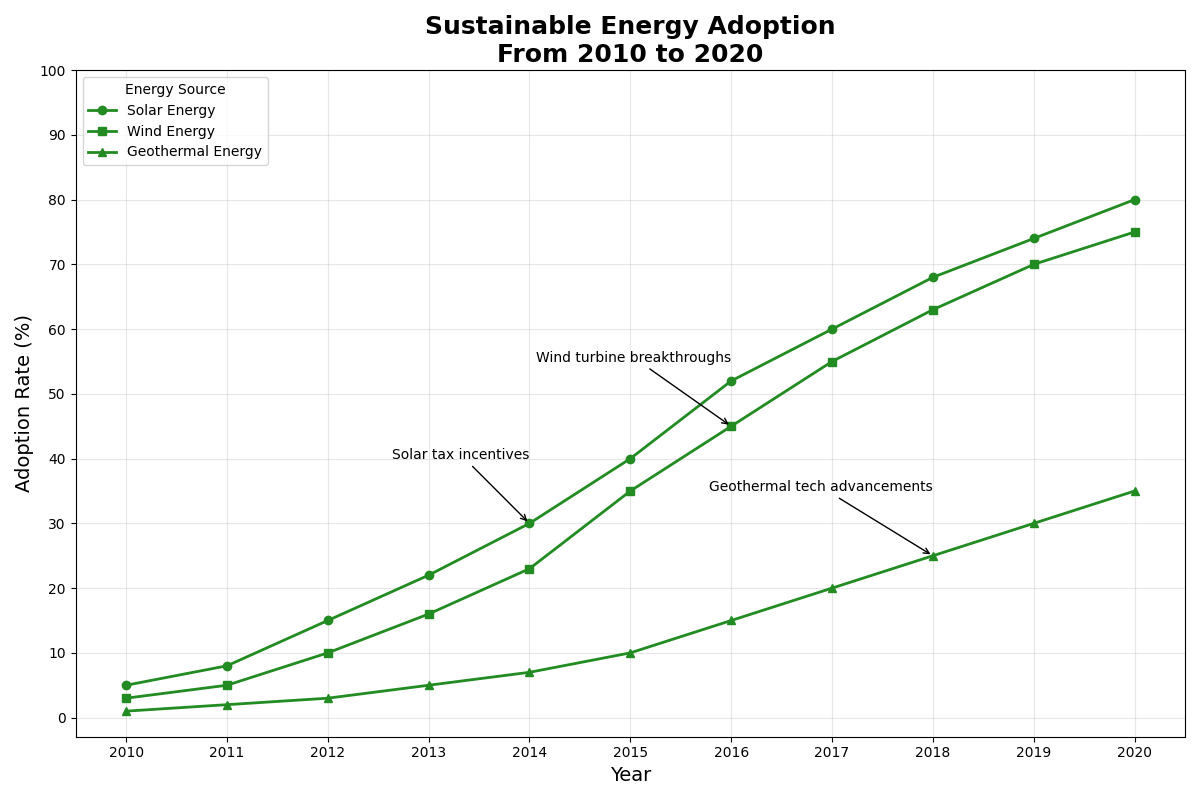

This chart was generated by the following Python code:
import numpy as np
import matplotlib.pyplot as plt

years = np.arange(2010, 2021)
solar = [5, 8, 15, 22, 30, 40, 52, 60, 68, 74, 80]
wind = [3, 5, 10, 16, 23, 35, 45, 55, 63, 70, 75]
geothermal = [1, 2, 3, 5, 7, 10, 15, 20, 25, 30, 35]

plt.figure(figsize=(12, 8))

# Applying a single consistent color 'forestgreen'
plt.plot(years, solar, marker='o', color='forestgreen', linestyle='-', linewidth=2, label='Solar Energy')
plt.plot(years, wind, marker='s', color='forestgreen', linestyle='-', linewidth=2, label='Wind Energy')
plt.plot(years, geothermal, marker='^', color='forestgreen', linestyle='-', linewidth=2, label='Geothermal Energy')

plt.annotate('Solar tax incentives', xy=(2014, solar[4]), xytext=(2014, solar[4] + 10),
             arrowprops=dict(facecolor='gray', arrowstyle='->'), fontsize=10, ha='right')
plt.annotate('Wind turbine breakthroughs', xy=(2016, wind[6]), xytext=(2016, wind[6] + 10),
             arrowprops=dict(facecolor='gray', arrowstyle='->'), fontsize=10, ha='right')
plt.annotate('Geothermal tech advancements', xy=(2018, geothermal[8]), xytext=(2018, geothermal[8] + 10),
             arrowprops=dict(facecolor='gray', arrowstyle='->'), fontsize=10, ha='right')

plt.title('Sustainable Energy Adoption\nFrom 2010 to 2020', fontsize=18, fontweight='bold')
plt.xlabel('Year', fontsize=14)
plt.ylabel('Adoption Rate (%)', fontsize=14)
plt.xticks(years)
plt.yticks(range(0, 101, 10))
plt.legend(loc='upper left', title='Energy Source')

plt.grid(True, alpha=0.3)
plt.tight_layout()

plt.show()
